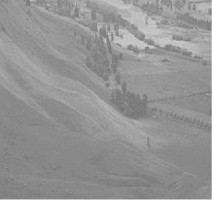
#> input picture Интеллектуальный анализ изображений/data_img/dark.jpg, 212 x 200 px, given in place of objects.jpg, which was not available
$ jupyter execute lab9.ipynb   (text cells are left out)
#> lines starting #> are read from the running program, lines starting #| are printed output that depends on the picture; pictures that were not available may be replaced by others from this repository, and a replacement may not be noted
[cell 1]
import cv2
import numpy as np
from matplotlib import pyplot as plt

[cell 2]
# Напишите свой код в данной ячейке
img_rgb = cv2.imread('data/objects.jpg')
#> img_rgb is the input picture: shape (200, 212, 3); min 110, max 220, mean 147.2
template = cv2.imread('data/examp.png', 0)
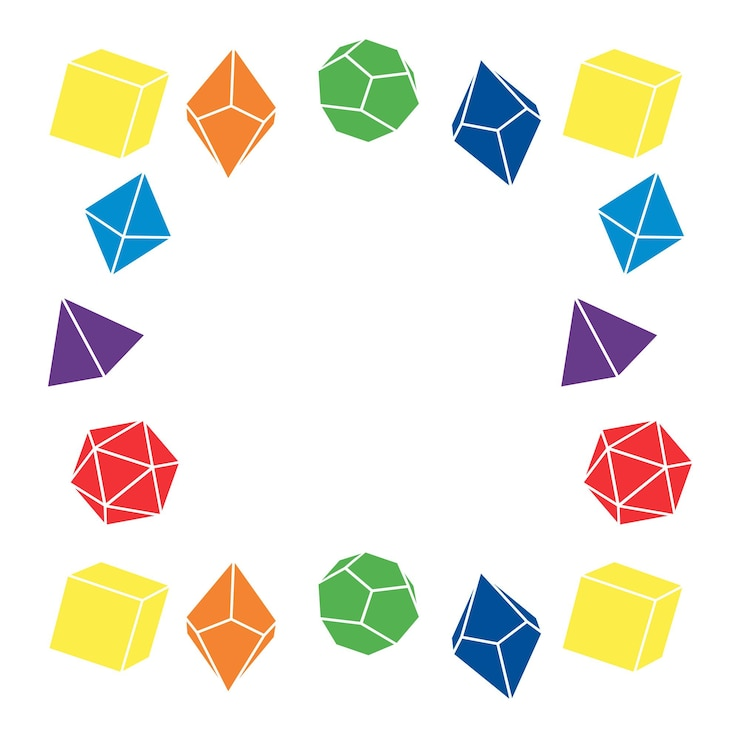
#> input picture Интеллектуальный анализ изображений/data_img/geom.jpg, 740 x 740 px, given in place of examp.png, which was not available
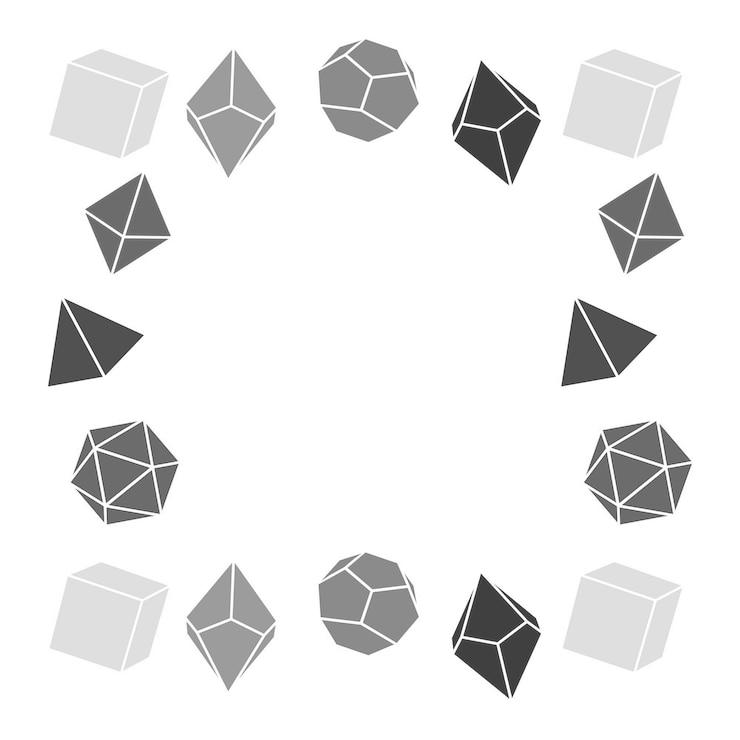
#> template: shape (740, 740); min 1, max 255, mean 235
plt.figure(figsize=(12, 8))
plt.subplot(1, 2, 1)
plt.imshow(cv2.cvtColor(img_rgb, cv2.COLOR_BGR2RGB))
plt.title("orig")
plt.axis('off')
plt.subplot(1, 2, 2)
plt.imshow(cv2.cvtColor(template, cv2.COLOR_BGR2RGB))
plt.title("examp")
plt.axis('off')
plt.tight_layout()
plt.show()
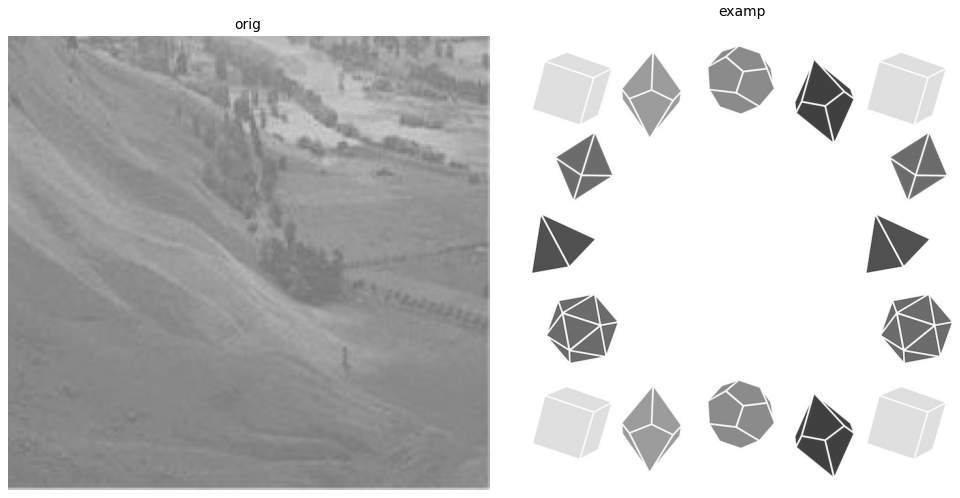
#> figure drawn by matplotlib, 2 panels

[cell 3]
img_gray=cv2.cvtColor(img_rgb,cv2.COLOR_BGR2GRAY)
w, h = template.shape[::-1]
#> w = 740; h = 740

res = cv2.matchTemplate(img_gray,template,cv2.TM_CCOEFF_NORMED)
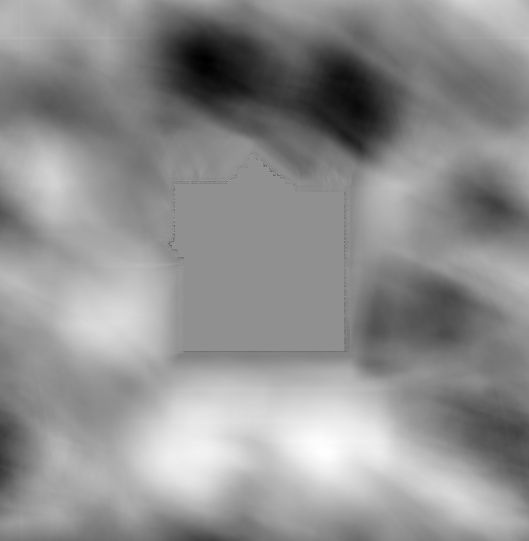
#> res: shape (541, 529) float32; min -0.454, max 0.349, mean -0.000385; drawn with min black and max white
threshold = 0.8
loc = np.where( res >= threshold)
#> loc = (empty array, empty array)
for pt in zip(*loc[::-1]):
    cv2.rectangle(img_rgb, pt, (pt[0] + w, pt[1] + h), (0,0,0), 2)
#> this loop made 0 passes

plt.imshow(cv2.cvtColor(img_rgb, cv2.COLOR_BGR2RGB))

[cell 4]
cap = cv2.VideoCapture('data_img/IMG_7777.MOV')
fourcc = cv2.VideoWriter_fourcc(*'FMP4')
#> fourcc = 877677894
FPS = 30.0
cols = int(cap.get(cv2.CAP_PROP_FRAME_WIDTH))
#> cols = 212
rows = int(cap.get(cv2.CAP_PROP_FRAME_HEIGHT))
#> rows = 200
print(cols, rows)
#| 212 200
out = cv2.VideoWriter('video2.mp4', fourcc, FPS, (cols, rows))

# [0c; 5c): кадр без изменений
for seconds in range(0, 5):
    for frames in range(int(FPS)):
        ret, frame = cap.read()
        if ret == True:
            out.write(frame)
        else:
            break

# [5c; 10c): размытие с квадратной матрицей из 1 размером 3
for seconds in range(5, 10):
    for frames in range(int(FPS)):
        ret, frame = cap.read()
        if ret == True:
            kernel_3x3 = np.ones((3, 3), np.float32) / 9.0
            frame = cv2.filter2D(frame, -1, kernel_3x3)
            out.write(frame)
        else:
            break

# [10c; 15c): размытие с квадратной матрицей из 1 размером 5
for seconds in range(10, 15):
    for frames in range(int(FPS)):
        ret, frame = cap.read()
        if ret == True:
            kernel_5x5 = np.ones((5, 5), np.float32) / 25.0
            frame = cv2.filter2D(frame, -1, kernel_5x5)
            out.write(frame)
        else:
            break

# [15c; 20c): размытие с квадратной матрицей из 1 размером 9
for seconds in range(15, 20):
    for frames in range(int(FPS)):
        ret, frame = cap.read()
        if ret == True:
            kernel_9x9 = np.ones((9, 9), np.float32) / 81.0
            frame = cv2.filter2D(frame, -1, kernel_9x9)
            out.write(frame)
        else:
            break

# [20c; 25c): размытие с квадратной матрицей из 1 размером 15
for seconds in range(20, 25):
    for frames in range(int(FPS)):
        ret, frame = cap.read()
        if ret == True:
            kernel_15x15 = np.ones((15, 15), np.float32) / 225.0
            frame = cv2.filter2D(frame, -1, kernel_15x15)
            out.write(frame)
        else:
            break

# [25c; 30c): обнулить первый цветовой канал (B)
for seconds in range(25, 30):
    for frames in range(int(FPS)):
        ret, frame = cap.read()
        if ret == True:
            frame[:, :, 0] = 0  # Обнуляем синий канал
            out.write(frame)
        else:
            break

# [30c; 35c): обнулить второй цветовой канал (G)
for seconds in range(30, 35):
    for frames in range(int(FPS)):
        ret, frame = cap.read()
        if ret == True:
            frame[:, :, 1] = 0  # Обнуляем зеленый канал
            out.write(frame)
        else:
            break

# [35c; 40c): обнулить третий цветовой канал (R)
for seconds in range(35, 40):
    for frames in range(int(FPS)):
        ret, frame = cap.read()
        if ret == True:
            frame[:, :, 2] = 0  # Обнуляем красный канал
            out.write(frame)
        else:
            break

# [40c; 45c): применить эрозию с ядром размером 3
for seconds in range(40, 45):
    for frames in range(int(FPS)):
        ret, frame = cap.read()
        if ret == True:
            kernel = np.ones((3, 3), np.uint8)
            frame = cv2.erode(frame, kernel, iterations=1)
            out.write(frame)
        else:
            break

# [45c; 60c): применить эрозию с ядром размером 5
for seconds in range(45, 61):
    for frames in range(int(FPS)):
        ret, frame = cap.read()
        if ret == True:
            kernel = np.ones((5, 5), np.uint8)
            frame = cv2.erode(frame, kernel, iterations=1)
            out.write(frame)
        else:
            break

cap.release()
out.release()
